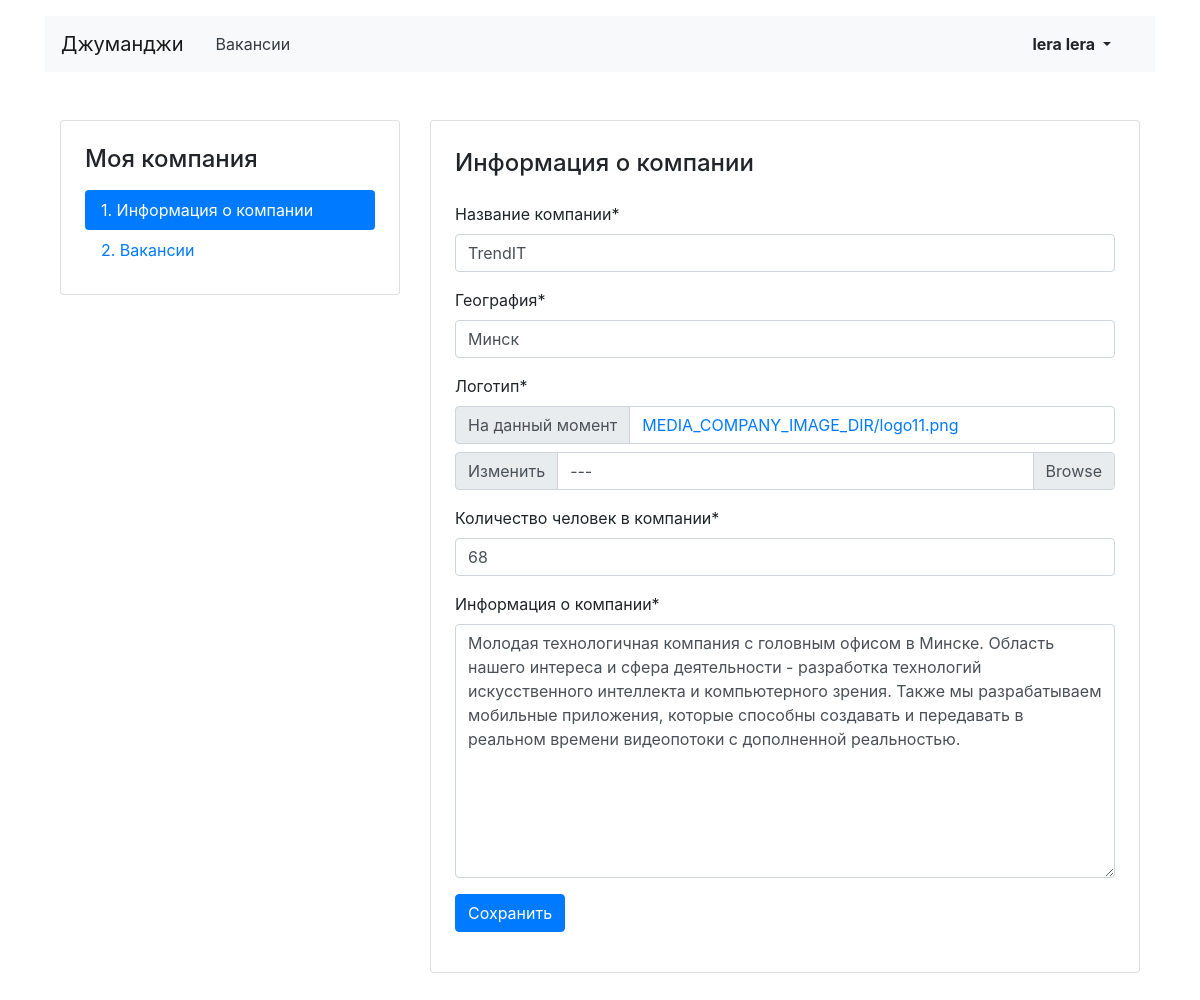
The page /mycompany/ (signed in) on the database as committed earlier.
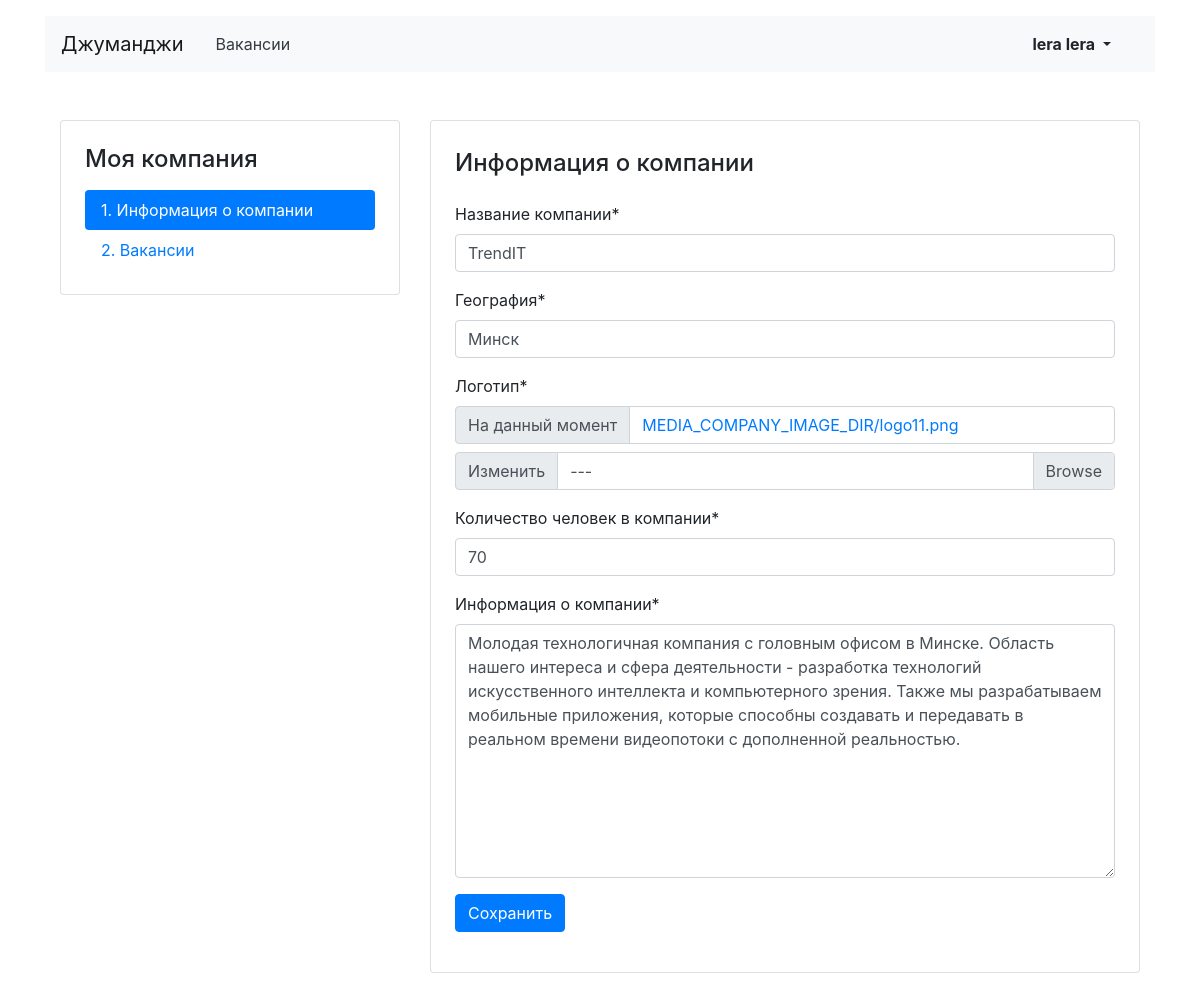
The same page on the database as committed later.
### vacancies/models.py (models this page shows, shortened)
class Company(models.Model):
    name = models.CharField(max_length=64)
    location = models.CharField(max_length=64)
    logo = models.ImageField(upload_to='MEDIA_COMPANY_IMAGE_DIR')
    description = models.TextField(blank=True)
    employee_count = models.IntegerField()
    owner = models.OneToOneField(User, on_delete=models.PROTECT, related_name='companies', null=True)
    class Meta:
        verbose_name = 'Компания'
        verbose_name_plural = 'Компании'

### vacancies/views.py (the view, shortened to what this page needs)
# urls.py: path('mycompany/', MyCompanyFullView.as_view(), name='mycompany'),
class MyCompanyFullView(LoginRequiredMixin, UpdateView):
    form_class = MyCompanyForm
    template_name = 'vacancies/company-edit.html'
    login_url = '/login/'
    def get(self, request, *args, **kwargs):
        try:
            mycompany = Company.objects.get(owner=request.user)
        except ObjectDoesNotExist:
            return redirect('letsstart_mycompany')
        else:
            filled_form = MyCompanyForm(instance=mycompany)
            context = {
                'form': filled_form,
                'mycompany': mycompany,
                'isCompanyClick': "nav-link active",
                'isVacancyClick': "nav-link"
            }
            return render(request, 'vacancies/company-edit.html', context=context)

### vacancies/forms.py
class MyCompanyForm(forms.ModelForm):
    name = forms.CharField(label='Название компании')
    location = forms.CharField(label='География')
    logo = forms.ImageField(label='Логотип')
    employee_count = forms.IntegerField(label='Количество человек в компании')
    description = forms.CharField(label='Информация о компании', widget=forms.Textarea())
    class Meta:
        model = Company
        fields = ['name', 'location', 'logo', 'employee_count', 'description']
    def __init__(self, *args, **kwargs):
        super().__init__(*args, **kwargs)
        self.helper = FormHelper()
        self.helper.form_method = 'post'
        self.helper.add_input(Submit('save', 'Сохранить'))

### vacancies/templates/vacancies/company-edit.html (shortened to what this page needs)
{% extends 'vacancies/my-company-base.html' %}
{% block mycompany %}
<div class="col-12 col-lg-8">
    <div class="card">
        <div class="card-body px-4 pb-4">
            <section class="tab-pane fade show active">
                <h2 class="h4 pt-2 pb-3">Информация о&nbsp;компании</h2>
                {% load crispy_forms_tags %}
                {% crispy form %}
            </section>
        </div>
    </div>
</div>
{% endblock %}

Rows that differ between the two databases and show on the page:
changed Company "TrendIT": employee_count "68" → "70"
